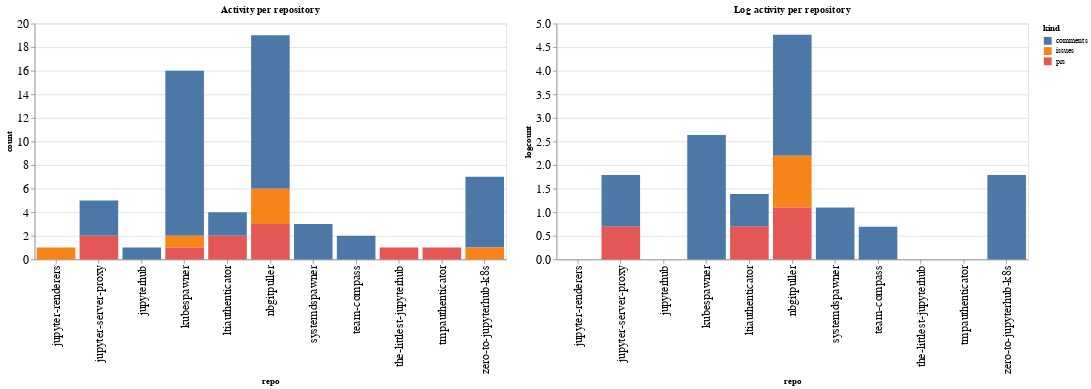

The notebook cell saved with this chart:
### Code cell
ch1 = alt.Chart(repo_summaries, width=600, title="Activity per repository").mark_bar().encode(
    x='repo',
    y='count',
    color='kind',
    tooltip="kind"
)

ch2 = alt.Chart(repo_summaries, width=600, title="Log activity per repository").mark_bar().encode(
    x='repo',
    y='logcount',
    color='kind',
    tooltip="kind"
)

ch1 | ch2

### Figure 1 — Vega-Lite specification as saved in the notebook (floating-point values rounded to 4 significant figures)
{"config": {"axisLeft": {"labelFontSize": 15}, "axisBottom": {"labelFontSize": 15}}, "hconcat": [{"mark": "bar", "encoding": {"color": {"type": "nominal", "field": "kind"}, "tooltip": {"type": "nominal", "field": "kind"}, "x": {"type": "nominal", "field": "repo"}, "y": {"type": "quantitative", "field": "count"}}, "title": "Activity per repository", "width": 600}, {"mark": "bar", "encoding": {"color": {"type": "nominal", "field": "kind"}, "tooltip": {"type": "nominal", "field": "kind"}, "x": {"type": "nominal", "field": "repo"}, "y": {"type": "quantitative", "field": "logcount"}}, "title": "Log activity per repository", "width": 600}], "data": {"name": "data-42ec53e35751558ac013aed01fa83adf"}, "$schema": "https://vega.github.io/schema/vega-lite/v4.8.1.json", "datasets": {"data-42ec53e35751558ac013aed01fa83adf": [{"repo": "jupyter-renderers", "kind": "issues", "count": 1, "logcount": 0.0}, {"repo": "jupyter-server-proxy", "kind": "comments", "count": 3, "logcount": 1.099}, {"repo": "jupyter-server-proxy", "kind": "prs", "count": 2, "logcount": 0.6931}, {"repo": "jupyterhub", "kind": "comments", "count": 1, "logcount": 0.0}, {"repo": "kubespawner", "kind": "comments", "count": 14, "logcount": 2.639}, {"repo": "kubespawner", "kind": "issues", "count": 1, "logcount": 0.0}, {"repo": "kubespawner", "kind": "prs", "count": 1, "logcount": 0.0}, {"repo": "ltiauthenticator", "kind": "comments", "count": 2, "logcount": 0.6931}, {"repo": "ltiauthenticator", "kind": "prs", "count": 2, "logcount": 0.6931}, {"repo": "nbgitpuller", "kind": "comments", "count": 13, "logcount": 2.565}, {"repo": "nbgitpuller", "kind": "issues", "count": 3, "logcount": 1.099}, {"repo": "nbgitpuller", "kind": "prs", "count": 3, "logcount": 1.099}, {"repo": "systemdspawner", "kind": "comments", "count": 3, "logcount": 1.099}, {"repo": "team-compass", "kind": "comments", "count": 2, "logcount": 0.6931}, {"repo": "the-littlest-jupyterhub", "kind": "prs", "count": 1, "logcount": 0.0}, {"repo": "tmpauthenticator", "kind": "prs", "count": 1, "logcount": 0.0}, {"repo": "zero-to-jupyterhub-k8s", "kind": "comments", "count": 6, "logcount": 1.792}, {"repo": "zero-to-jupyterhub-k8s", "kind": "issues", "count": 1, "logcount": 0.0}]}}
